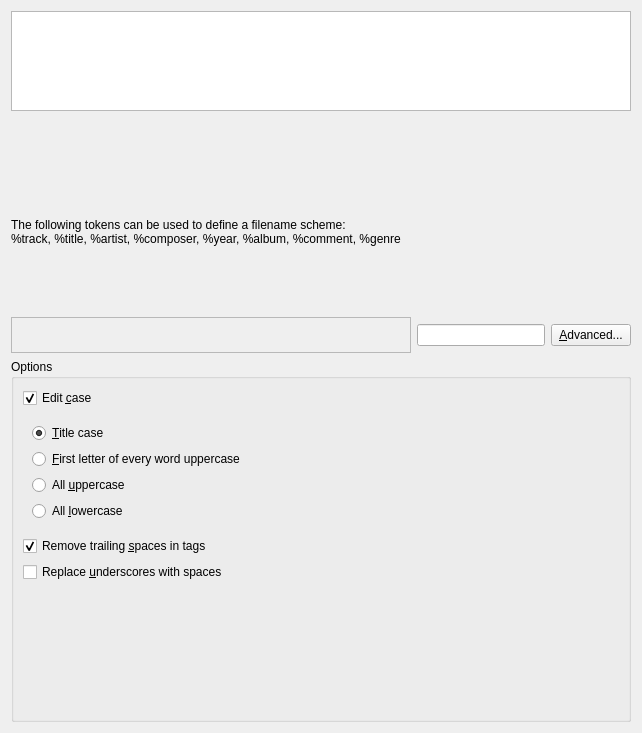
<ui version="4.0" >
 <class>FilenameLayoutDialog</class>
 <widget class="QWidget" name="FilenameLayoutDialog" >
  <property name="geometry" >
   <rect>
    <x>0</x>
    <y>0</y>
    <width>642</width>
    <height>733</height>
   </rect>
  </property>
  <property name="sizePolicy" >
   <sizepolicy vsizetype="Expanding" hsizetype="Expanding" >
    <horstretch>0</horstretch>
    <verstretch>0</verstretch>
   </sizepolicy>
  </property>
  <property name="maximumSize" >
   <size>
    <width>16777215</width>
    <height>16777215</height>
   </size>
  </property>
  <layout class="QVBoxLayout" name="verticalLayout_4" >
   <item>
    <layout class="QVBoxLayout" name="verticalLayout_3" >
     <item>
      <widget class="TokenListWidget" name="tokenPool" >
       <property name="sizePolicy" >
        <sizepolicy vsizetype="MinimumExpanding" hsizetype="MinimumExpanding" >
         <horstretch>0</horstretch>
         <verstretch>0</verstretch>
        </sizepolicy>
       </property>
       <property name="maximumSize" >
        <size>
         <width>16777215</width>
         <height>100</height>
        </size>
       </property>
       <property name="selectionMode" >
        <enum>QAbstractItemView::SingleSelection</enum>
       </property>
       <property name="iconSize" >
        <size>
         <width>48</width>
         <height>48</height>
        </size>
       </property>
       <property name="textElideMode" >
        <enum>Qt::ElideNone</enum>
       </property>
       <property name="movement" >
        <enum>QListView::Static</enum>
       </property>
       <property name="isWrapping" stdset="0" >
        <bool>false</bool>
       </property>
       <property name="layoutMode" >
        <enum>QListView::Batched</enum>
       </property>
       <property name="gridSize" >
        <size>
         <width>72</width>
         <height>64</height>
        </size>
       </property>
       <property name="viewMode" >
        <enum>QListView::IconMode</enum>
       </property>
       <property name="modelColumn" >
        <number>0</number>
       </property>
       <property name="uniformItemSizes" >
        <bool>false</bool>
       </property>
       <property name="wordWrap" >
        <bool>true</bool>
       </property>
      </widget>
     </item>
     <item>
      <widget class="QLabel" name="hintPicture" >
       <property name="sizePolicy" >
        <sizepolicy vsizetype="Fixed" hsizetype="Expanding" >
         <horstretch>0</horstretch>
         <verstretch>0</verstretch>
        </sizepolicy>
       </property>
       <property name="minimumSize" >
        <size>
         <width>0</width>
         <height>44</height>
        </size>
       </property>
       <property name="maximumSize" >
        <size>
         <width>16777215</width>
         <height>44</height>
        </size>
       </property>
       <property name="text" >
        <string/>
       </property>
      </widget>
     </item>
     <item>
      <widget class="QLabel" name="syntaxLabel" >
       <property name="sizePolicy" >
        <sizepolicy vsizetype="Fixed" hsizetype="Expanding" >
         <horstretch>0</horstretch>
         <verstretch>0</verstretch>
        </sizepolicy>
       </property>
       <property name="minimumSize" >
        <size>
         <width>0</width>
         <height>144</height>
        </size>
       </property>
       <property name="maximumSize" >
        <size>
         <width>16777215</width>
         <height>144</height>
        </size>
       </property>
       <property name="text" >
        <string>The following tokens can be used to define a filename scheme: &lt;br>%track, %title, %artist, %composer, %year, %album, %comment, %genre&lt;br></string>
       </property>
      </widget>
     </item>
     <item>
      <layout class="QHBoxLayout" name="horizontalLayout_2" >
       <item>
        <widget class="FilenameLayoutWidget" name="filenameLayout" >
         <property name="sizePolicy" >
          <sizepolicy vsizetype="Fixed" hsizetype="MinimumExpanding" >
           <horstretch>0</horstretch>
           <verstretch>0</verstretch>
          </sizepolicy>
         </property>
         <property name="minimumSize" >
          <size>
           <width>400</width>
           <height>36</height>
          </size>
         </property>
         <property name="maximumSize" >
          <size>
           <width>30000</width>
           <height>36</height>
          </size>
         </property>
         <property name="frameShape" >
          <enum>QFrame::StyledPanel</enum>
         </property>
         <property name="frameShadow" >
          <enum>QFrame::Sunken</enum>
         </property>
        </widget>
       </item>
       <item>
        <widget class="KLineEdit" name="filenameLayoutEdit" />
       </item>
       <item>
        <widget class="KPushButton" name="kpbAdvanced" >
         <property name="text" >
          <string>&amp;Advanced...</string>
         </property>
        </widget>
       </item>
      </layout>
     </item>
    </layout>
   </item>
   <item>
    <layout class="QHBoxLayout" name="horizontalLayout" >
     <item>
      <widget class="KButtonGroup" name="optionsFrame" >
       <property name="sizePolicy" >
        <sizepolicy vsizetype="MinimumExpanding" hsizetype="Preferred" >
         <horstretch>0</horstretch>
         <verstretch>0</verstretch>
        </sizepolicy>
       </property>
       <property name="maximumSize" >
        <size>
         <width>16777215</width>
         <height>16000000</height>
        </size>
       </property>
       <property name="title" >
        <string>Options</string>
       </property>
       <layout class="QVBoxLayout" name="verticalLayout" >
        <item>
         <widget class="QCheckBox" name="cbCase" >
          <property name="sizePolicy" >
           <sizepolicy vsizetype="Fixed" hsizetype="MinimumExpanding" >
            <horstretch>0</horstretch>
            <verstretch>0</verstretch>
           </sizepolicy>
          </property>
          <property name="minimumSize" >
           <size>
            <width>320</width>
            <height>0</height>
           </size>
          </property>
          <property name="text" >
           <string>Edit &amp;case</string>
          </property>
          <property name="checked" >
           <bool>true</bool>
          </property>
         </widget>
        </item>
        <item>
         <widget class="QWidget" native="1" name="caseContainer" >
          <property name="sizePolicy" >
           <sizepolicy vsizetype="Fixed" hsizetype="MinimumExpanding" >
            <horstretch>0</horstretch>
            <verstretch>0</verstretch>
           </sizepolicy>
          </property>
          <property name="minimumSize" >
           <size>
            <width>320</width>
            <height>0</height>
           </size>
          </property>
          <layout class="QVBoxLayout" name="verticalLayout_2" >
           <item>
            <widget class="QRadioButton" name="rbTitleCase" >
             <property name="sizePolicy" >
              <sizepolicy vsizetype="Fixed" hsizetype="MinimumExpanding" >
               <horstretch>0</horstretch>
               <verstretch>0</verstretch>
              </sizepolicy>
             </property>
             <property name="minimumSize" >
              <size>
               <width>280</width>
               <height>0</height>
              </size>
             </property>
             <property name="text" >
              <string>&amp;Title case</string>
             </property>
             <property name="checked" >
              <bool>true</bool>
             </property>
            </widget>
           </item>
           <item>
            <widget class="QRadioButton" name="rbFirstLetter" >
             <property name="sizePolicy" >
              <sizepolicy vsizetype="Fixed" hsizetype="MinimumExpanding" >
               <horstretch>0</horstretch>
               <verstretch>0</verstretch>
              </sizepolicy>
             </property>
             <property name="minimumSize" >
              <size>
               <width>280</width>
               <height>0</height>
              </size>
             </property>
             <property name="text" >
              <string>&amp;First letter of every word uppercase</string>
             </property>
            </widget>
           </item>
           <item>
            <widget class="QRadioButton" name="rbAllUpper" >
             <property name="sizePolicy" >
              <sizepolicy vsizetype="Fixed" hsizetype="MinimumExpanding" >
               <horstretch>0</horstretch>
               <verstretch>0</verstretch>
              </sizepolicy>
             </property>
             <property name="minimumSize" >
              <size>
               <width>280</width>
               <height>0</height>
              </size>
             </property>
             <property name="text" >
              <string>All &amp;uppercase</string>
             </property>
            </widget>
           </item>
           <item>
            <widget class="QRadioButton" name="rbAllLower" >
             <property name="sizePolicy" >
              <sizepolicy vsizetype="Fixed" hsizetype="MinimumExpanding" >
               <horstretch>0</horstretch>
               <verstretch>0</verstretch>
              </sizepolicy>
             </property>
             <property name="minimumSize" >
              <size>
               <width>280</width>
               <height>0</height>
              </size>
             </property>
             <property name="text" >
              <string>All &amp;lowercase</string>
             </property>
            </widget>
           </item>
          </layout>
         </widget>
        </item>
        <item>
         <widget class="QCheckBox" name="cbEliminateSpaces" >
          <property name="sizePolicy" >
           <sizepolicy vsizetype="Fixed" hsizetype="MinimumExpanding" >
            <horstretch>0</horstretch>
            <verstretch>0</verstretch>
           </sizepolicy>
          </property>
          <property name="minimumSize" >
           <size>
            <width>320</width>
            <height>0</height>
           </size>
          </property>
          <property name="text" >
           <string>Remove trailing &amp;spaces in tags</string>
          </property>
          <property name="checked" >
           <bool>true</bool>
          </property>
         </widget>
        </item>
        <item>
         <widget class="QCheckBox" name="cbReplaceUnderscores" >
          <property name="text" >
           <string>Replace &amp;underscores with spaces</string>
          </property>
         </widget>
        </item>
        <item>
         <spacer name="verticalSpacer" >
          <property name="orientation" >
           <enum>Qt::Vertical</enum>
          </property>
          <property name="sizeHint" stdset="0" >
           <size>
            <width>20</width>
            <height>40</height>
           </size>
          </property>
         </spacer>
        </item>
       </layout>
      </widget>
     </item>
    </layout>
   </item>
  </layout>
 </widget>
 <customwidgets>
  <customwidget>
   <class>KButtonGroup</class>
   <extends>QGroupBox</extends>
   <header>kbuttongroup.h</header>
   <container>1</container>
  </customwidget>
  <customwidget>
   <class>KLineEdit</class>
   <extends>QLineEdit</extends>
   <header>klineedit.h</header>
  </customwidget>
  <customwidget>
   <class>KPushButton</class>
   <extends>QPushButton</extends>
   <header>kpushbutton.h</header>
  </customwidget>
  <customwidget>
   <class>TokenListWidget</class>
   <extends>QListWidget</extends>
   <header location="global" >widgets/TokenListWidget.h</header>
  </customwidget>
  <customwidget>
   <class>FilenameLayoutWidget</class>
   <extends>QFrame</extends>
   <header location="global" >widgets/FilenameLayoutWidget.h</header>
   <container>1</container>
  </customwidget>
 </customwidgets>
 <resources/>
 <connections/>
</ui>
